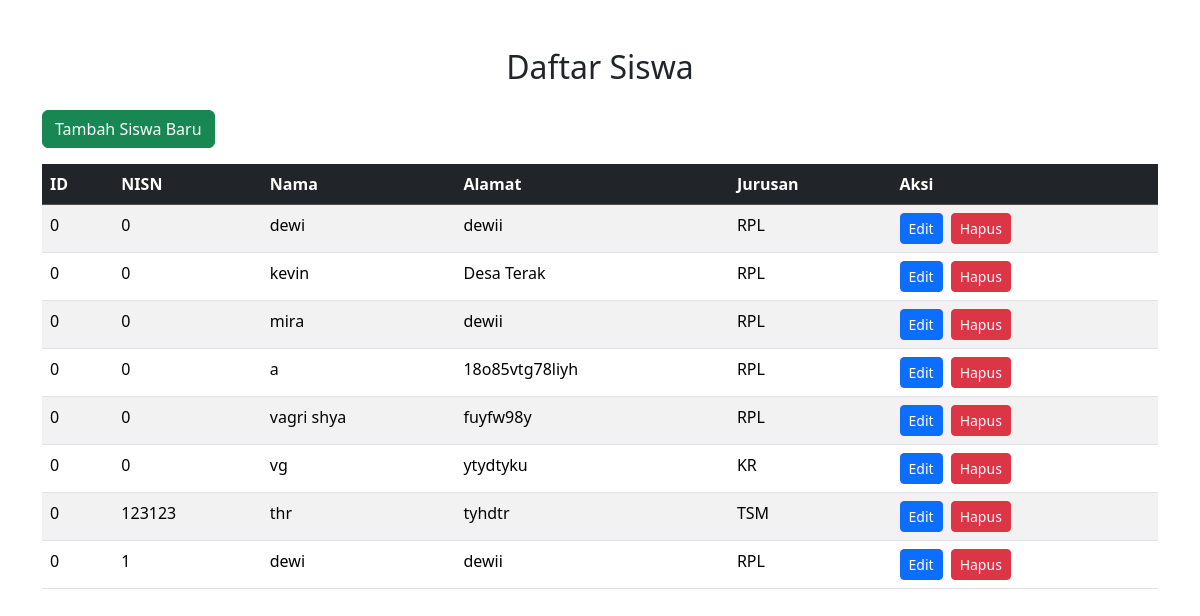
The page / on the database its author committed.
### tables this page shows
CREATE TABLE `siswa` (
  `id` int(11) NOT NULL,
  `nisn` int(20) NOT NULL,
  `nama` varchar(255) NOT NULL,
  `alamat` text NOT NULL,
  `jurusan` enum('RPL','DKV','TITL','TSM','KR') NOT NULL
);

### index.php (the view, shortened to what this page needs)
<?php
include 'config.php';
$sql = "SELECT id, nisn, nama, alamat, jurusan FROM siswa";
$result = $conn->query($sql);
?>
<!DOCTYPE html>
<html lang="id">
<head>
    <link href="https://cdn.jsdelivr.net/npm/bootstrap@5.3.3/dist/css/bootstrap.min.css" rel="stylesheet">
</head>
<body>
    <div class="container mt-5">
        <h2 class="text-center mb-4">Daftar Siswa</h2>
        <a href="create.php" class="btn btn-success mb-3">Tambah Siswa Baru</a>
        <div class="table-responsive">
            <table class="table table-striped table-hover">
                <thead>
                    <tr class="table-dark">
                        <th>ID</th>
                        <th>NISN</th>
                        <th>Nama</th>
                        <th>Alamat</th>
                        <th>Jurusan</th>
                        <th>Aksi</th>
                    </tr>
                </thead>
                <tbody>
                    <?php
                    if ($result->num_rows > 0) {
                        while($row = $result->fetch_assoc()) {
                            echo "<tr>";
                            echo "<td>" . htmlspecialchars($row["id"]) . "</td>";
                            echo "<td>" . htmlspecialchars($row["nisn"]) . "</td>";
                            echo "<td>" . htmlspecialchars($row["nama"]) . "</td>";
                            echo "<td>" . htmlspecialchars($row["alamat"]) . "</td>";
                            echo "<td>" . htmlspecialchars($row["jurusan"]) . "</td>";
                            echo "<td>";
                            echo "<a href='update.php?id=" . htmlspecialchars($row["id"]) . "' class='btn btn-primary btn-sm me-2'>Edit</a>";
                            echo "<a href='delete.php?id=" . htmlspecialchars($row["id"]) . "' class='btn btn-danger btn-sm' onclick=\"return confirm('Yakin ingin menghapus data ini?');\">Hapus</a>";
                            echo "</td>";
                            echo "</tr>";
                        }
                    } else {
                        echo "<tr><td colspan='6' class='text-center text-muted'>Tidak ada data siswa ditemukan.</td></tr>";
                    }
                    ?>
                </tbody>
            </table>
        </div>
    </div>
</body>
</html>

### rows shown on the page
siswa: id "0", nisn "0", nama "dewi", alamat "dewii", jurusan "RPL"
siswa: id "0", nisn "0", nama "kevin", alamat "Desa Terak", jurusan "RPL"
siswa: id "0", nisn "0", nama "mira", alamat "dewii", jurusan "RPL"
siswa: id "0", nisn "0", nama "a", alamat "18o85vtg78liyh", jurusan "RPL"
siswa: id "0", nisn "0", nama "vagri shya", alamat "fuyfw98y", jurusan "RPL"
siswa: id "0", nisn "0", nama "vg", alamat "ytydtyku", jurusan "KR"
siswa: id "0", nisn "123123", nama "thr", alamat "tyhdtr", jurusan "TSM"
siswa: id "0", nisn "1", nama "dewi", alamat "dewii", jurusan "RPL"
